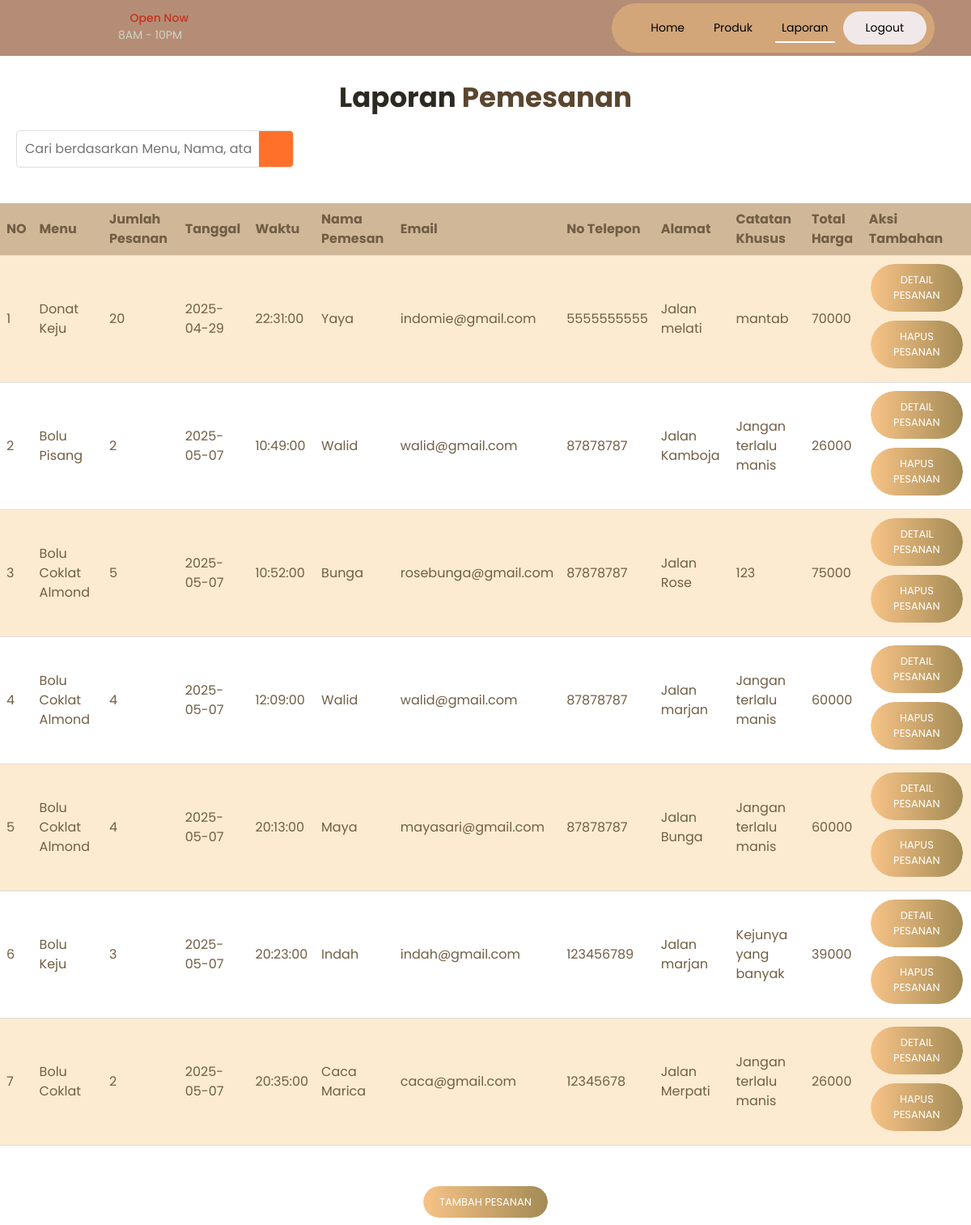
/admin/tabel_hasil.php, run on the app's committed database.
### tables this page shows
CREATE TABLE `tbl_pemesanan` (
  `id` int NOT NULL,
  `menu` varchar(100) DEFAULT NULL,
  `jumlah` int DEFAULT NULL,
  `tanggal` date DEFAULT NULL,
  `waktu` time DEFAULT NULL,
  `nama` varchar(100) DEFAULT NULL,
  `email` varchar(100) DEFAULT NULL,
  `telepon` varchar(20) DEFAULT NULL,
  `alamat` text,
  `catatan_khusus` text,
  `total_harga` int NOT NULL
);

### admin/tabel_hasil.php (the view, shortened to what this page needs)
<!DOCTYPE html>
<html class="no-js" lang="zxx">
<head>
    <link rel="stylesheet" href="css/icofont.min.css" />
    <link rel="stylesheet" href="css/bootstrap.min.css" />
    <link rel="stylesheet" href="css/venobox.min.css" />
    <link rel="stylesheet" href="css/styleall.css?v=1" />
    <link rel="stylesheet" href="css/responsive.css" />
</head>
<body>
    <header>
        <div class="header py-1">
            <div class="container">
                <nav class="navbar navbar-expand-lg navbar-light px-0 py-0">
                    <a class="navbar-brand" href="index.html">
                        <div class="logo">
                        </div>
                    </a>
                    <div class="open-time">
                        <h6><i class="icofont-clock-time"></i> Open Now</h6>
                        <span>8AM - 10PM</span>
                    </div>
                    <div class="collapse navbar-collapse" id="navbarSupportedContent">
                        <ul class="navbar-nav navbar-custom">
                            <li class="nav-item">
                                <a class="nav-link" href="index.php">Home </a>
                            </li>
                            <li class="nav-item">
                                <a class="nav-link" href="produk.php">Produk</a>
                            </li>
                            <li class="nav-item active">
                                <a class="nav-link" href="tabel_hasil.php">Laporan</a>
                            </li>
                            <li class="nav-item last-menu-bg">
                                <span class="nav-link"><a href="login.php">Logout</a></span>
                            </li>
                        </ul>
                    </div>
                </nav>
            </div>
        </div>
    </header>
    <div class="reservation-head text-center">
        <h2>Laporan <span class="pemesanan-text">Pemesanan</span></h2>
    </div>
    <div class="search-container">
        <input type="text" id="searchInput" onkeyup="searchTable()" placeholder="Cari berdasarkan Menu, Nama, atau Tanggal...">
        <button onclick="searchTable()"><i class="icofont-search-1"></i></button>
    </div>
    <br />
    <table class="tabel_hasil">
        <tr>
            <th>NO</th>
            <th>Menu</th>
            <th>Jumlah Pesanan</th>
            <th>Tanggal</th>
            <th>Waktu</th>
            <th>Nama Pemesan</th>
            <th>Email</th>
            <th>No Telepon</th>
            <th>Alamat</th>
            <th>Catatan Khusus</th>
            <th>Total Harga</th>
            <th>Aksi Tambahan</th>
        </tr>
        <?php
        include 'koneksi.php';
        $no = 1;
        $data = mysqli_query($koneksi, "select * from tbl_pemesanan");
        while ($d = mysqli_fetch_array($data)) {
        ?>
            <tr>
                <td><?php echo $no++; ?></td>
                <td><?php echo $d['menu']; ?></td>
                <td><?php echo $d['jumlah']; ?></td>
                <td><?php echo $d['tanggal']; ?></td>
                <td><?php echo $d['waktu']; ?></td>
                <td><?php echo $d['nama']; ?></td>
                <td><?php echo $d['email']; ?></td>
                <td><?php echo $d['telepon']; ?></td>
                <td><?php echo $d['alamat']; ?></td>
                <td><?php echo $d['catatan_khusus']; ?></td>
                <td><?php echo $d['total_harga']; ?></td>
                <td>
                    <a href="edit_pesanan.php?menu=<?php echo $d['menu']; ?>" class="book-now">DETAIL PESANAN</a>
                    <a href="hapus_order.php?menu=<?php echo $d['menu']; ?>" class="book-now">HAPUS PESANAN</a>
                </td>
            </tr>
        <?php
        }
        ?>
    </table>
    <div class="col-12 text-center mt-5">
        <a href="order.php" class="book-now">TAMBAH PESANAN</a>
    </div>
</body>
</html>

### admin/css/styleall.css (style rules this page uses)
* { margin: 0; padding: 0; box-sizing: border-box; -webkit-box-sizing: border-box; -moz-box-sizing: border-box; }
body { color: #715e45; font-family: "Poppins", sans-serif; font-size: 16px; line-height: 1.5; }
h1, h2, h3, h4, h5, h6, p { margin: 0; }
h2 { font-size: 36px; }
ul { margin: 0; padding: 0; list-style: none; }
a, a:active, a:focus, a:hover, button { text-decoration: none; outline: 0; }
li a { color: #fff; }
.header { position: absolute; width: 100%; z-index: 999; top: 0; left: 0; background: rgba(178, 135, 111, 0.95); }
.logo { width: 100px; }
.open-time h6 { color: #c5331f; font-size: 16px; }
.open-time span { font-size: 16px; color: #ced3c2; }
.navbar-custom { background: #d2a679; padding: 10px 10px 10px 40px; border-radius: 50px; align-items: center; margin-left: auto; }
.navbar-custom li { margin: 0 10px; position: relative; }
.navbar-custom li a { font-size: 16px; color: #000000 !important; position: relative; transition: all 0.3s; }
.navbar-custom li:before { content: ""; position: absolute; width: 0; height: 2px; background: #fff; left: 0px; bottom: 0px; transition: all 0.3s; }
.navbar-custom li:last-child { margin: 0; }
.navbar-custom li:last-child::before { background: transparent; }
.navbar-custom li.active:before { width: 100%; }
.last-menu-bg { background-color: #f1e9e9; color: #fff; border-radius: 50px; padding: 5px 25px; }
.last-menu-bg span a { color: #000 !important; transition: all 0.3s; }
.reservation-head { padding: 0px 250px; }
.reservation-head h2 { color: #372918; font-size: 50px; font-weight: 700; line-height: 1.2; }
.reservation-head h2 span { color: #ff702a; }
.book-now { position: relative; text-align: center; color: #fff; padding: 8px 30px; z-index: 11; font-size: 14px; border: 2px solid transparent; transition: all 0.3s; border-radius: 35px; overflow: hidden; display: inline-block; }
.book-now::after { position: absolute; content: ""; background: linear-gradient(to right, #f7c387, #a38a54); width: 100%; height: 100%; z-index: -1; top: 0; left: 0; border-radius: 35px; }
.tabel_hasil { border-collapse: collapse; width: 100%; }
th, td { padding: 8px; text-align: left; border-bottom: 1px solid #ddd; }
th { background-color: #cfb798; }
tr:nth-child(even) { background-color: #fcebd1; }

### admin/tabel_hasil.php (style rules this page uses)
.reservation-head { margin-top: 100px; }
.reservation-head h2 { color: rgb(44, 41, 34); }
.reservation-head h2 .pemesanan-text { color: rgb(90, 70, 48); }
.search-container { margin: 20px 0; display: flex; justify-content: flex-start; align-items: center; margin-left: 20px; }
.search-container input { padding: 10px; width: 300px; border: 1px solid #ddd; border-right: none; border-radius: 5px 0 0 5px; font-size: 16px; }
.search-container button { padding: 10px 15px; border: 1px solid #ddd; border-left: none; border-radius: 0 5px 5px 0; background-color: #ff702a; color: #fff; cursor: pointer; transition: background-color 0.3s; }

### data on the page
tbl_pemesanan: menu "Donat Keju", jumlah "20", tanggal "2025-04-29", waktu "22:31:00", nama "Yaya", email "indomie@gmail.com", telepon "5555555555", alamat "Jalan melati", catatan_khusus "mantab", total_harga "70000"
tbl_pemesanan: menu "Bolu Pisang", jumlah "2", tanggal "2025-05-07", waktu "10:49:00", nama "Walid", email "walid@gmail.com", telepon "87878787", alamat "Jalan Kamboja", catatan_khusus "Jangan terlalu manis", total_harga "26000"
tbl_pemesanan: menu "Bolu Coklat Almond", jumlah "5", tanggal "2025-05-07", waktu "10:52:00", nama "Bunga", email "rosebunga@gmail.com", telepon "87878787", alamat "Jalan Rose", catatan_khusus "123", total_harga "75000"
tbl_pemesanan: menu "Bolu Coklat Almond", jumlah "4", tanggal "2025-05-07", waktu "12:09:00", nama "Walid", email "walid@gmail.com", telepon "87878787", alamat "Jalan marjan", catatan_khusus "Jangan terlalu manis", total_harga "60000"
tbl_pemesanan: menu "Bolu Coklat Almond", jumlah "4", tanggal "2025-05-07", waktu "20:13:00", nama "Maya", email "mayasari@gmail.com", telepon "87878787", alamat "Jalan Bunga", catatan_khusus "Jangan terlalu manis", total_harga "60000"
tbl_pemesanan: menu "Bolu Keju", jumlah "3", tanggal "2025-05-07", waktu "20:23:00", nama "Indah", email "indah@gmail.com", telepon "123456789", alamat "Jalan marjan", catatan_khusus "Kejunya yang banyak", total_harga "39000"
tbl_pemesanan: menu "Bolu Coklat", jumlah "2", tanggal "2025-05-07", waktu "20:35:00", nama "Caca Marica", email "caca@gmail.com", telepon "12345678", alamat "Jalan Merpati", catatan_khusus "Jangan terlalu manis", total_harga "26000"
